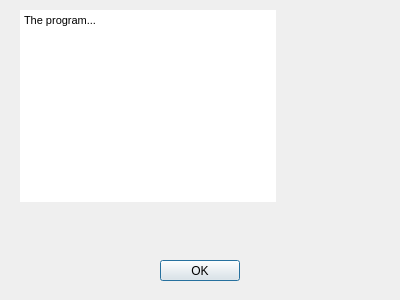
<?xml version="1.0" encoding="UTF-8"?>
<ui version="4.0">
 <class>Dialog</class>
 <widget class="QDialog" name="Dialog">
  <property name="geometry">
   <rect>
    <x>0</x>
    <y>0</y>
    <width>400</width>
    <height>300</height>
   </rect>
  </property>
  <property name="windowTitle">
   <string>Dialog</string>
  </property>
  <widget class="QDialogButtonBox" name="buttonBox">
   <property name="geometry">
    <rect>
     <x>160</x>
     <y>260</y>
     <width>80</width>
     <height>21</height>
    </rect>
   </property>
   <property name="orientation">
    <enum>Qt::Horizontal</enum>
   </property>
   <property name="standardButtons">
    <set>QDialogButtonBox::Ok</set>
   </property>
  </widget>
  <widget class="QTextBrowser" name="textBrowser">
   <property name="enabled">
    <bool>true</bool>
   </property>
   <property name="geometry">
    <rect>
     <x>20</x>
     <y>10</y>
     <width>256</width>
     <height>192</height>
    </rect>
   </property>
   <property name="mouseTracking">
    <bool>true</bool>
   </property>
   <property name="frameShape">
    <enum>QFrame::NoFrame</enum>
   </property>
   <property name="frameShadow">
    <enum>QFrame::Sunken</enum>
   </property>
   <property name="undoRedoEnabled">
    <bool>false</bool>
   </property>
   <property name="lineWrapMode">
    <enum>QTextEdit::WidgetWidth</enum>
   </property>
   <property name="html">
    <string>&lt;!DOCTYPE HTML PUBLIC &quot;-//W3C//DTD HTML 4.0//EN&quot; &quot;http://www.w3.org/TR/REC-html40/strict.dtd&quot;&gt;
&lt;html&gt;&lt;head&gt;&lt;meta name=&quot;qrichtext&quot; content=&quot;1&quot; /&gt;&lt;style type=&quot;text/css&quot;&gt;
p, li { white-space: pre-wrap; }
&lt;/style&gt;&lt;/head&gt;&lt;body style=&quot; font-family:'MS Shell Dlg 2'; font-size:8.25pt; font-weight:400; font-style:normal;&quot;&gt;
&lt;p style=&quot; margin-top:0px; margin-bottom:0px; margin-left:0px; margin-right:0px; -qt-block-indent:0; text-indent:0px;&quot;&gt;The program...&lt;/p&gt;&lt;/body&gt;&lt;/html&gt;</string>
   </property>
   <property name="textInteractionFlags">
    <set>Qt::NoTextInteraction</set>
   </property>
  </widget>
 </widget>
 <resources/>
 <connections>
  <connection>
   <sender>buttonBox</sender>
   <signal>accepted()</signal>
   <receiver>Dialog</receiver>
   <slot>accept()</slot>
   <hints>
    <hint type="sourcelabel">
     <x>248</x>
     <y>254</y>
    </hint>
    <hint type="destinationlabel">
     <x>157</x>
     <y>274</y>
    </hint>
   </hints>
  </connection>
  <connection>
   <sender>buttonBox</sender>
   <signal>rejected()</signal>
   <receiver>Dialog</receiver>
   <slot>reject()</slot>
   <hints>
    <hint type="sourcelabel">
     <x>316</x>
     <y>260</y>
    </hint>
    <hint type="destinationlabel">
     <x>286</x>
     <y>274</y>
    </hint>
   </hints>
  </connection>
 </connections>
</ui>
